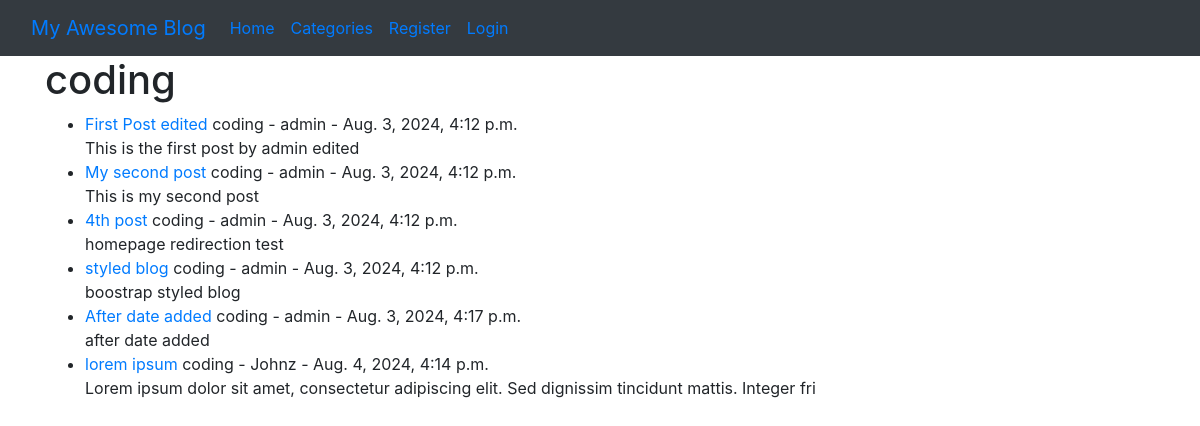
/category/coding/, run on the app's committed database.
### theblog/models.py (models this page shows, shortened)
class Post(models.Model):
    title = models.CharField(max_length=255)
    header_image = models.ImageField(null=True, blank=True, upload_to='images/')
    title_tag = models.CharField(max_length=255, default='My Awesome Blog')
    author = models.ForeignKey(User, on_delete=models.CASCADE)
    body = RichTextField(blank=True, null=True)
    post_date = models.DateTimeField(auto_now_add=True)
    category = models.CharField(max_length=255, default='coding')
    snippet = models.CharField(max_length=255, default='read more')
    likes = models.ManyToManyField(User, related_name='blog_posts')

### theblog/views.py (the view)
# urls.py: path('category/<str:cats>/', CategoryView, name='category'),
def CategoryView(request, cats):
    category_posts = Post.objects.filter(category=cats.replace('-', ' '))
    return render(request, 'categories.html', {'cats': cats, 'category_posts': category_posts})

### templates/categories.html (shortened to what this page needs)
{% extends 'base.html' %}
{% block content %}
{% if category_posts %}
    <h1>{{ cats }}</h1>
    <ul>
    {% for post in category_posts %}
        <li><a href="{% url 'article-detail' post.pk %}">{{ post.title }}</a>
            {{ post.category }}
            - {{ post.author.first_name }} {{ post.author.last_name }} -
            {{ post.post_date }}
            </small><br/>
            {{ post.body | slice:":100" | safe }}</li>
    {% endfor %}
    </ul>
    {% else %}
    <h2>Sorry this page does not exist!</h2>
    {% endif %}
{% endblock %}

### data on the page
Post: title "First Post edited", category "coding", author.first_name "admin", post_date "Aug. 3, 2024, 4:12 p.m.", body "This is the first post by admin edited"
Post: title "My second post", category "coding", author.first_name "admin", post_date "Aug. 3, 2024, 4:12 p.m.", body "This is my second post"
Post: title "4th post", category "coding", author.first_name "admin", post_date "Aug. 3, 2024, 4:12 p.m.", body "homepage redirection test"
Post: title "styled blog", category "coding", author.first_name "admin", post_date "Aug. 3, 2024, 4:12 p.m.", body "boostrap styled blog"
Post: title "After date added", category "coding", author.first_name "admin", post_date "Aug. 3, 2024, 4:17 p.m.", body "after date added"
Post: title "lorem ipsum", category "coding", author.first_name "Johnz", post_date "Aug. 4, 2024, 4:14 p.m.", body "Lorem ipsum dolor sit amet, consectetur adipiscing elit. Sed dignissim tincidunt mattis. Integer fri"

### other printed values
{{ cats }} "coding"
